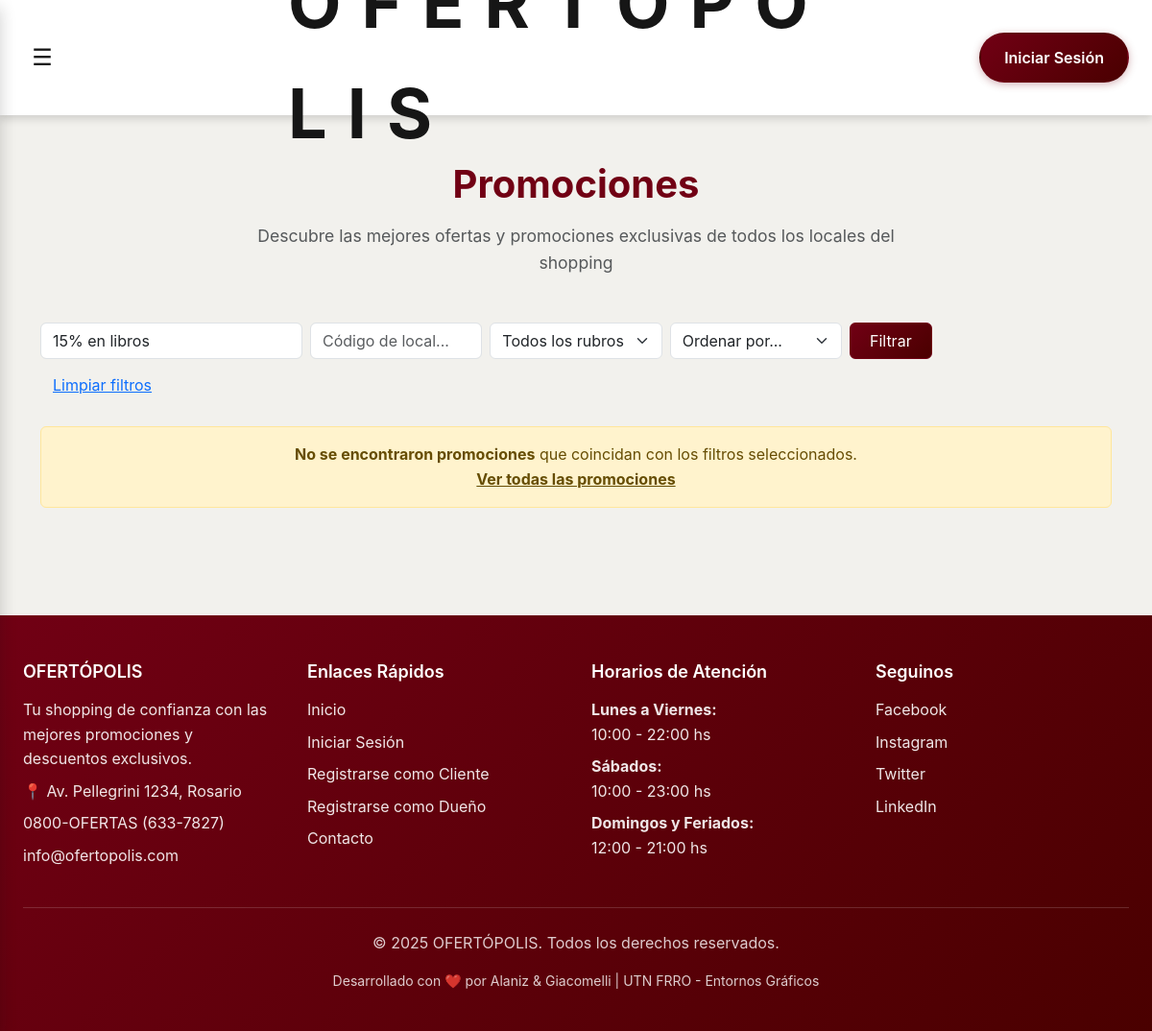
Before: /promociones.php?buscar=15% en libros with the older database file.
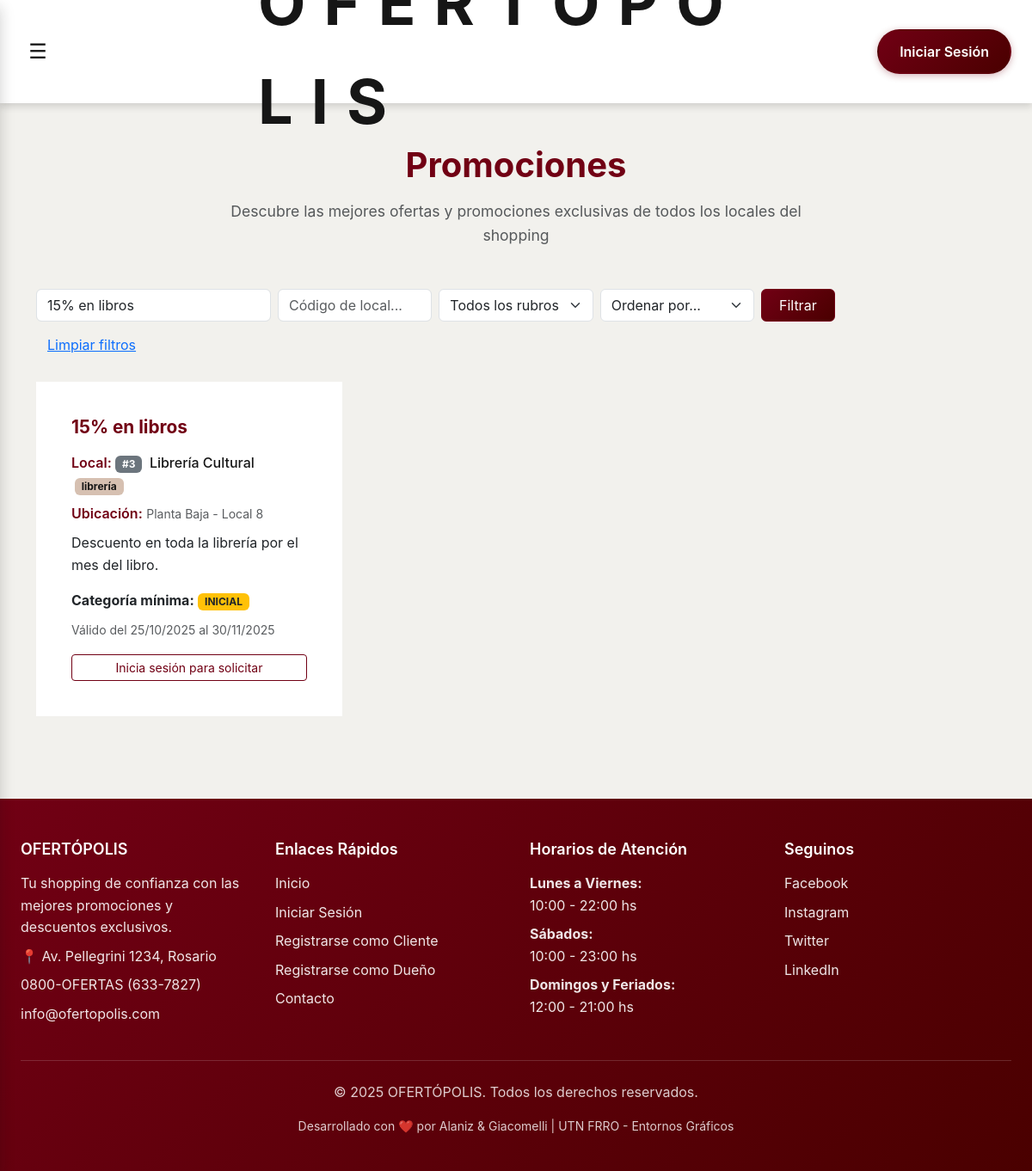
After: the same page with the newer database file.
### tables this page shows
CREATE TABLE promociones (
  id INT AUTO_INCREMENT PRIMARY KEY,
  id_local INT,
  titulo VARCHAR(150),
  descripcion TEXT,
  fecha_inicio DATE,
  fecha_fin DATE,
  dias_vigencia VARCHAR(100),
  categoria_minima ENUM('inicial','medium','premium'),
  estado ENUM('pendiente','aprobada','rechazada') DEFAULT 'pendiente',
  FOREIGN KEY (id_local) REFERENCES locales(id) ON DELETE CASCADE
);

CREATE TABLE locales (
  id INT AUTO_INCREMENT PRIMARY KEY,
  nombre VARCHAR(100) NOT NULL,
  ubicacion VARCHAR(50),
  rubro VARCHAR(100),
  id_duenio INT,
  FOREIGN KEY (id_duenio) REFERENCES usuarios(id) ON DELETE SET NULL
);

### promociones.php (the view, shortened to what the changed rows need)
<?php
include_once("includes/db.php");
$where = ["p.estado = 'aprobada'", "p.fecha_fin >= CURDATE()"];
$params_filtro = [];
if (!empty($_GET['buscar'])) {
    $buscar = $conn->real_escape_string($_GET['buscar']);
    $where[] = "(p.titulo LIKE '%$buscar%' OR p.descripcion LIKE '%$buscar%' OR l.nombre LIKE '%$buscar%')";
    $params_filtro[] = "buscar=" . urlencode($_GET['buscar']);
}
$where_clause = implode(" AND ", $where);
$order_by = "p.id DESC";
$sql = "SELECT p.*, l.id as local_id, l.nombre as local, l.rubro, l.ubicacion
        FROM promociones p
        INNER JOIN locales l ON p.id_local = l.id
        WHERE $where_clause
        ORDER BY $order_by";
$result = $conn->query($sql);
?>
<!DOCTYPE html>
<html lang="es">
<head>
  <link href="https://cdn.jsdelivr.net/npm/bootstrap@5.3.2/dist/css/bootstrap.min.css" rel="stylesheet">
  <link href="css/estilos.css" rel="stylesheet">
  <link href="css/header.css" rel="stylesheet">
  <link href="css/footer.css" rel="stylesheet">
  <link href="css/cards.css" rel="stylesheet">
</head>
<body>
<main id="main-content" class="main-content">
  <div class="container mt-5 mb-5">
    <div class="text-center mb-5">
      <h1 class="section-title mb-3" style="font-size: 2.5rem; font-weight: 700; color: var(--primary-color);">
        Promociones
      </h1>
    </div>
    <div class="row g-4">
      <?php if ($result && $result->num_rows > 0): ?>
        <?php while($promo = $result->fetch_assoc()):
          $ya_solicitada = false;
        ?>
          <div class="col-md-4 col-sm-6">
            <div class="card card-custom h-100">
              <div class="card-body">
                <h5 class="card-title-promo"><?= htmlspecialchars($promo['titulo']) ?></h5>
                <div class="mb-2">
                  <strong class="card-info-label">Local:</strong>
                  <span class="badge bg-secondary me-1">#<?= $promo['local_id'] ?></span>
                  <span class="card-info-value"><?= htmlspecialchars($promo['local']) ?></span>
                  <?php if (!empty($promo['rubro'])): ?>
                    <span class="badge bg-info ms-1"><?= htmlspecialchars($promo['rubro']) ?></span>
                  <?php endif; ?>
                </div>
                <?php if (!empty($promo['ubicacion'])): ?>
                  <div class="mb-2">
                    <strong class="card-info-label">Ubicación:</strong>
                    <small class="text-muted"><?= htmlspecialchars($promo['ubicacion']) ?></small>
                  </div>
                <?php endif; ?>
                <p class="card-text mb-3"><?= htmlspecialchars($promo['descripcion']) ?></p>
                <div class="mb-2">
                  <strong>Categoría mínima:</strong>
                  <span class="badge bg-warning text-dark"><?= strtoupper($promo['categoria_minima']) ?></span>
                </div>
                <?php if (!empty($promo['fecha_inicio']) && !empty($promo['fecha_fin'])): ?>
                  <div class="mb-3">
                    <small class="text-muted">
                      Válido del <?= date('d/m/Y', strtotime($promo['fecha_inicio'])) ?>
                      al <?= date('d/m/Y', strtotime($promo['fecha_fin'])) ?>
                    </small>
                  </div>
                <?php endif; ?>
                <?php if (isset($_SESSION['usuario_rol']) && $_SESSION['usuario_rol'] == 'cliente'): ?>
                  <?php if ($ya_solicitada): ?>
                    <button class="btn btn-secondary btn-sm w-100" disabled>
                      ✓ Ya solicitada
                    </button>
                  <?php else: ?>
                    <form method="POST" class="m-0">
                      <input type="hidden" name="id_promo" value="<?= $promo['id'] ?>">
                      <button type="submit" name="solicitar" class="btn btn-primary btn-sm w-100" onclick="return confirm('¿Deseas solicitar esta promoción?')">
                        Solicitar promoción
                      </button>
                    </form>
                  <?php endif; ?>
                <?php elseif (!isset($_SESSION['usuario_rol'])): ?>
                  <a href="auth/login.php" class="btn btn-outline-primary btn-sm w-100">Inicia sesión para solicitar</a>
                <?php endif; ?>
              </div>
            </div>
          </div>
        <?php endwhile; ?>
      <?php else: ?>
        <div class="col-12">
          <div class="alert alert-warning text-center">
            <strong>No se encontraron promociones</strong> que coincidan con los filtros seleccionados.
            <?php if (!empty($params_filtro)): ?>
              <br><a href="promociones.php" class="alert-link">Ver todas las promociones</a>
            <?php endif; ?>
          </div>
        </div>
      <?php endif; ?>
    </div>
  </div>
</main>
</body>
</html>

Changed rows visible on the page:
added promociones: titulo "15% en libros", id_local "3", id_local.nombre "Librería Cultural", id_local.rubro "librería", id_local.ubicacion "Planta Baja - Local 8", descripcion "Descuento en toda la librería por el mes del libro.", categoria_minima "INICIAL", fecha_inicio "25/10/2025", fecha_fin "30/11/2025"
Other visible differences:
text no longer shown: "No se encontraron promociones que coincidan con los filtros seleccionados. Ver todas las promociones"
